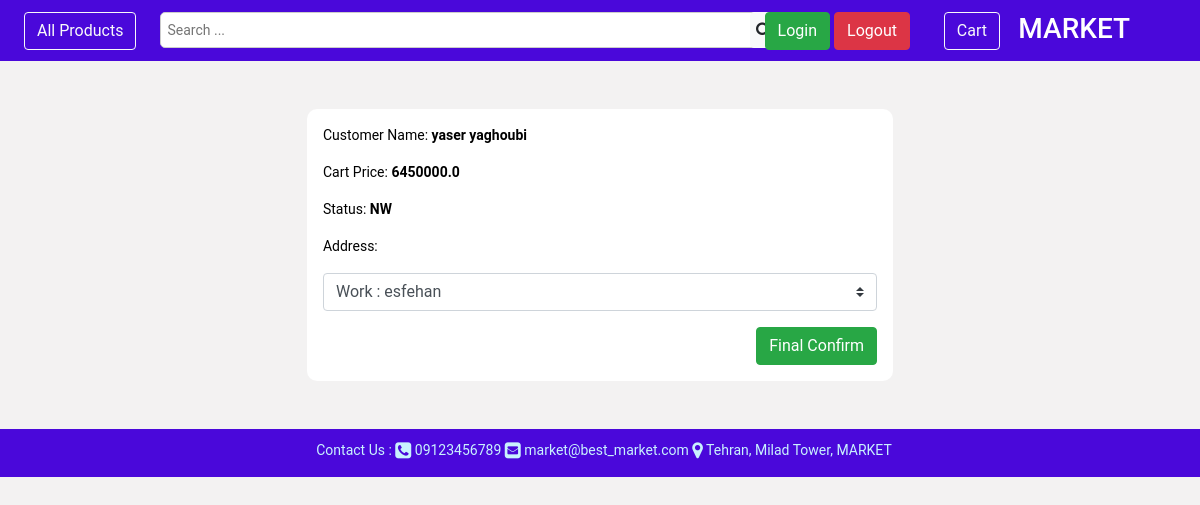
/order/cart/ (signed in), run on an earlier commit of the app's database.
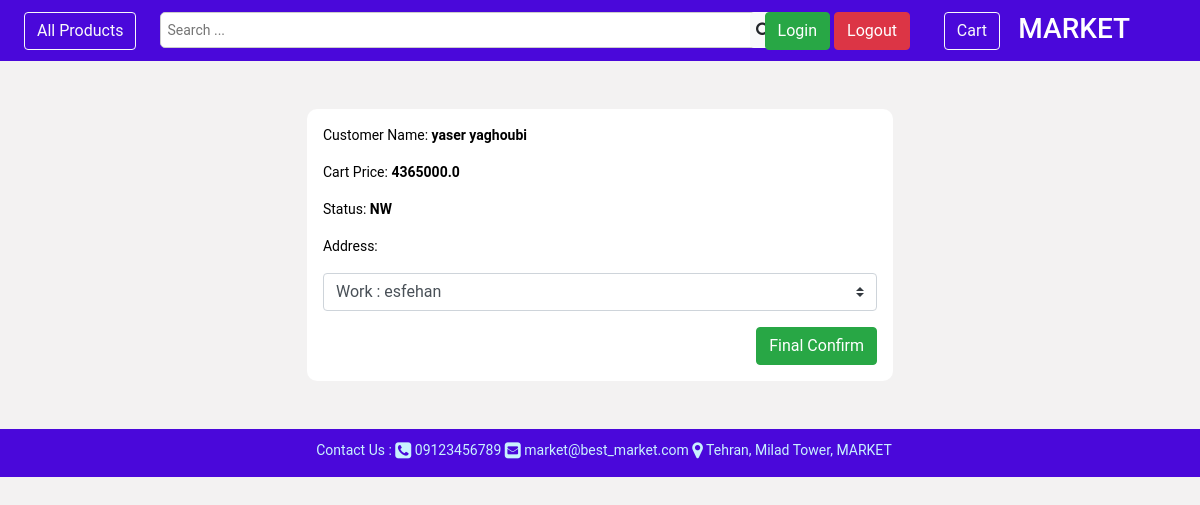
And on a later commit of the database.
### core/models.py (models this page shows, shortened)
class User(AbstractUser):
    USERNAME_FIELD = 'phone'
    phone = models.CharField(verbose_name=_('phone'), help_text=_('enter phone number'), max_length=11, unique=True,
                             null=False, blank=False)
    deleted = models.BooleanField(default=False)
    create_timestamp = models.DateTimeField(auto_now_add=True)
    modify_timestamp = models.DateTimeField(auto_now=True)
    delete_timestamp = models.DateTimeField(default=None, null=True, blank=True, editable=False)
    objects = MyUserManager()

### order/models.py (models this page shows, shortened)
class Cart(BaseModel):
    customer = models.ForeignKey(Customer, verbose_name=_('customer'),
                                 help_text=_('specify owner customer for cart'),
                                 null=True, blank=True, on_delete=models.PROTECT)
    status = models.CharField(verbose_name=_('cart status'), help_text=_('display cart status'), max_length=20,
                              blank=False, null=False, choices=[('WA', _('waiting')), ('PD', _('paid'))],
                              default='WA')
    final_price = models.FloatField(verbose_name=_('final price'), help_text=_('final cart price'),
                                    null=True, blank=True)
    order_status = models.CharField(verbose_name=_('customer order status'), help_text=_('display status of order'),
                                    blank=False, null=False, choices=[('NW', _('new')), ('SN', _('send'))],
                                    default='NW', max_length=20)
    order_address = models.ForeignKey(Address, verbose_name=_('customer address'),
                                      help_text=_('specify address for send order'),
                                      null=True, blank=True, on_delete=models.PROTECT)
    def cart_price(self):
        items = OrderItem.objects.filter(cart__customer=self.customer)
        all_items = items.filter(cart__status='WA')
        price = 0
        for item in all_items:
            price += item.product.calculate_final_price() * item.product_number
        return price
    def save(self, force_insert=False, force_update=False, using=None, update_fields=None):
        p = self.cart_price()
        self.final_price = p
        super().save(force_insert, force_update, using, update_fields)

### order/views.py (the view, shortened to what this page needs)
# urls.py: path('cart/', CartView.as_view(), name='customer_cart'),
class CartView(LoginRequiredMixin, View):
    def get(self, request, *args, **kwargs):
        try:
            customer = Customer.objects.get(id=self.request.user.id)
        except Customer.DoesNotExist:
            return redirect(reverse('customer:login'))
        addresses = Address.objects.filter(owner=customer)
        if addresses.count() == 0:
            return redirect(reverse('customer:add_address'))
        new_orderitems = set(request.COOKIES.get("cart", "").split(","))
        print(new_orderitems)
        customer_carts = Cart.objects.filter(customer=customer)
        customer_cart = customer_carts.filter(status='WA')
        if customer_cart.count() == 1:
            cart = customer_cart[0]
        else:
            cart = Cart.objects.create(customer=customer)
            cart.save()
        cart.save()
        response = render(request, 'order/cart.html',
                          {'customer': customer, 'customer_cart': cart, 'addresses': addresses})
        response.set_cookie("cart", '')
        return response

### core/models.py (called while the page is built)
    def get_queryset(self):
        return super().get_queryset().filter(deleted=False)

    def get_queryset(self):
        return super().get_queryset().filter(deleted=False)

### product/models.py (called while the page is built)
    def specify_discount_status(self):
        if datetime.now().date() > self.expire_time:
            status = 'Expired'
        elif datetime.now().date() < self.start_time:
            status = 'Waiting'
        else:
            status = 'Active'
        return status

    def calculate_final_price(self):
        final_price = self.price
        if self.discount.specify_discount_status() == 'Active':
            if self.discount.type == '$':
                final_price = self.price - self.discount.value
            elif self.discount.type == '%':
                if self.discount.value != 0:
                    final_price = self.price - ((self.discount.value / 100) * self.price)
                else:
                    pass
        return final_price

### templates/order/cart.html (shortened to what this page needs)
{% extends "base.html" %}
{% load i18n %}
{% load static %}
{% block content %}
    <div class="container-fluid shadow">
        <div class="row m-auto w-75 p-5 h-75">
            <form class="form-group order_item_card_view text-left m-auto p-3" style="width: 75%; border-radius: 10px;
             padding: 10px; background-color: white" method="post">
                <p>{% translate 'Customer Name:' %}<strong> {{ customer.first_name }} {{ customer.last_name }}</strong>
                </p>
                    <p>{% translate 'Cart Price:' %}<strong> {{ customer_cart.final_price }}</strong></p>
                    <p>{% translate 'Status:' %}<strong> {{ customer_cart.order_status }}</strong></p>
                <p>{% translate 'Address:' %}</p>
                <div class="input-group mb-3">
                    <select class="custom-select" id="inputGroupSelect02" name="address">
                        {% for address in addresses %}
                            <option value='{{ address.id }}'>{{ address.title }} : {{ address.city }}</option>
                        {% endfor %}
                    </select>
                </div>
                <button type="submit" class="btn btn-success float-right">Final Confirm</button>
            </form>
        </div>
    </div>
    </div>
{% endblock %}

### templates/base.html (shortened to what this page needs)
{% load i18n %}
{% load static %}<!DOCTYPE html>
{% get_current_language as LANGUAGE_CODE %}{% get_current_language_bidi as LANGUAGE_BIDI %}
<html lang="{{ LANGUAGE_CODE|default:"en-us" }}" dir="{{ LANGUAGE_BIDI|yesno:'rtl,ltr,auto' }}">
<head>
    <link rel="stylesheet" href="{% static 'shared/css/bootstrap.min.css' %}">
    {% block stylesheet %}
        <link rel="stylesheet" href="{% static 'shared/css/base.css' %}">
    {% endblock %}
    <link href="https://maxcdn.bootstrapcdn.com/bootstrap/4.5.2/css/bootstrap.min.css" rel="stylesheet">
    <link rel="stylesheet" href="https://cdnjs.cloudflare.com/ajax/libs/font-awesome/4.7.0/css/font-awesome.min.css">
</head>
{% load i18n %}
<body>
<div id="header" class="container-fluid p-0 m-0 pt-2">
    <div id="topnav" class="header p-1 m-auto">
        <div id="siteheader" class="row" style="height: 45px">
            <div id="products" style="position: absolute; left: 1.5rem">
                <a href="{% url 'product:product_index' %}"><button class="btn btn-outline-light">
                    {% translate 'All Products' %}</button></a>
            </div>
            <div class="search-container">
                <form action="">
                    <input type="text" placeholder="{% translate 'Search ...' %}" name="search"
                           style="position: fixed; left: 160px; padding: 6.5px; border-radius: 5px" ; size="70px">
                    <button type="submit" class="btn btn-light" style="position: fixed; left: 750px; padding: 5px"><i
                            class="fa fa-search"></i></button>
                </form>
            </div>
            <div id="user-tools">
                <a href="/customer/login/"><button class="btn btn-success"
                        style="position: fixed; right: 370px">{% translate 'Login' %}</button></a>
                <a href="/customer/logout/"><button class="btn btn-danger"
                        style="position: fixed; right: 290px">{% translate 'Logout' %}</button></a>
            </div>
            <div id="cart">
                <a href="/order/cart/"> <button class="btn btn-outline-light" style="position: fixed; right: 200px">{% translate 'Cart' %}</button></a>
            </div>
            <div id="branding" style="position: absolute; right:70px">{% block branding %}
                <a href="/product/"><h3 class="text-white">{% translate 'MARKET' %}</h3></a>{% endblock %}</div>
        </div>
    </div>
</div>
<div id="content">
    {% block content %}
    {% endblock %}
<div id="footer" class="container-fluid text-center">
    {% block footer %}
        <div class="container-fluid">
            <div class="row">
                <div class="col-12">
                    <p style=" padding-left: 0.5rem; padding-top: 0.7rem">Contact Us : <i
                            class="fa fa-phone-square fa-lg"> </i> 09123456789 <i
                            class="fa fa-envelope-square fa-lg"> </i> market@best_market.com <i
                            class="fa fa-map-marker fa-lg"> </i> Tehran, Milad Tower, MARKET </p>
                </div>
            </div>
        </div>
    {% endblock %}
</div>
</body>
</html>

### static/shared/css/base.css (style rules this page uses)
html, body { height: 100%; }
body { margin: auto; padding: 10px; font-size: 14px; font-family: "Roboto","Lucida Grande","DejaVu Sans","Bitstream Vera Sans",Verdana,Arial,sans-serif; color: black; background: lightsteelblue; }
#header { position: sticky; top: 0; z-index: 1; width: 100%; display: flex; justify-content: space-between; padding: 5px 5px; background-color: #a10212; color: white; }

### templates/base.html (style rules this page uses)
html, body { height: 100%; }
body { margin: 0; padding: 0; font-size: 14px; font-family: "Roboto", "Lucida Grande", "DejaVu Sans", "Bitstream Vera Sans", Verdana, Arial, sans-serif; color: black; background: #f3f2f2; }
#header { position: sticky; top: 0; z-index: 1; width: 100%; height: auto; display: flex; justify-content: space-between; padding: 5px 5px; background-color: rgb(74, 8, 218); color: white; }
#header input[type=text] { border: 1px solid #ccc; }
#footer { position: relative; bottom: 0; width: 100%; display: flex; color: #c9f2fe; background-color: rgb(74, 8, 218); min-height: 1rem; }

What changed in the data, as far as the page shows it:
no longer on this page (row edited): Cart: final_price "6450000.0", order_status "NW"
added Cart: final_price "4365000.0", order_status "NW"
